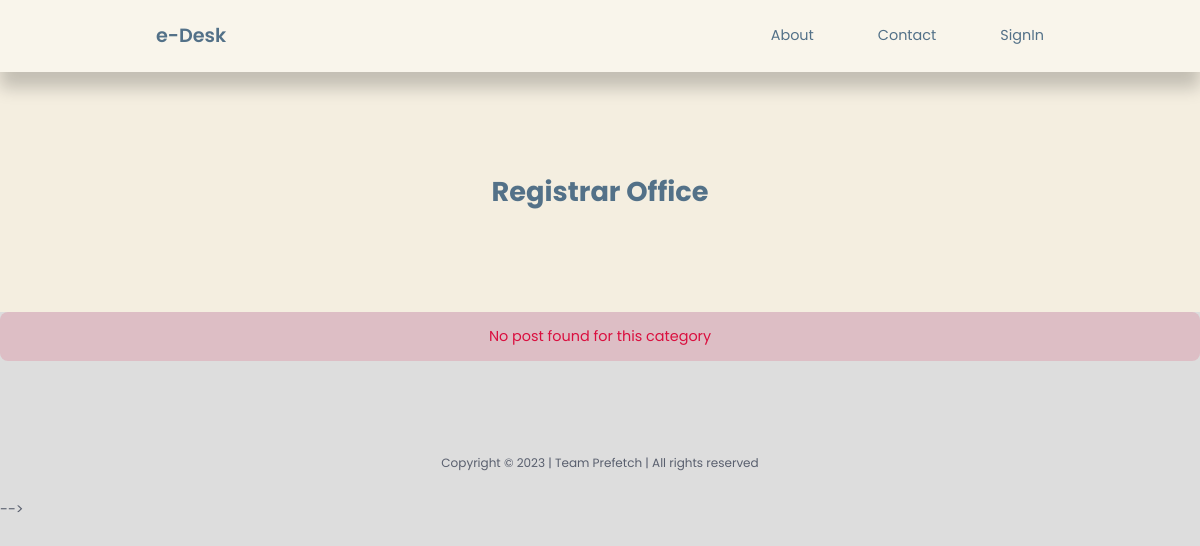
/user/category-posts.php?id=9, run on an earlier commit of the app's database.
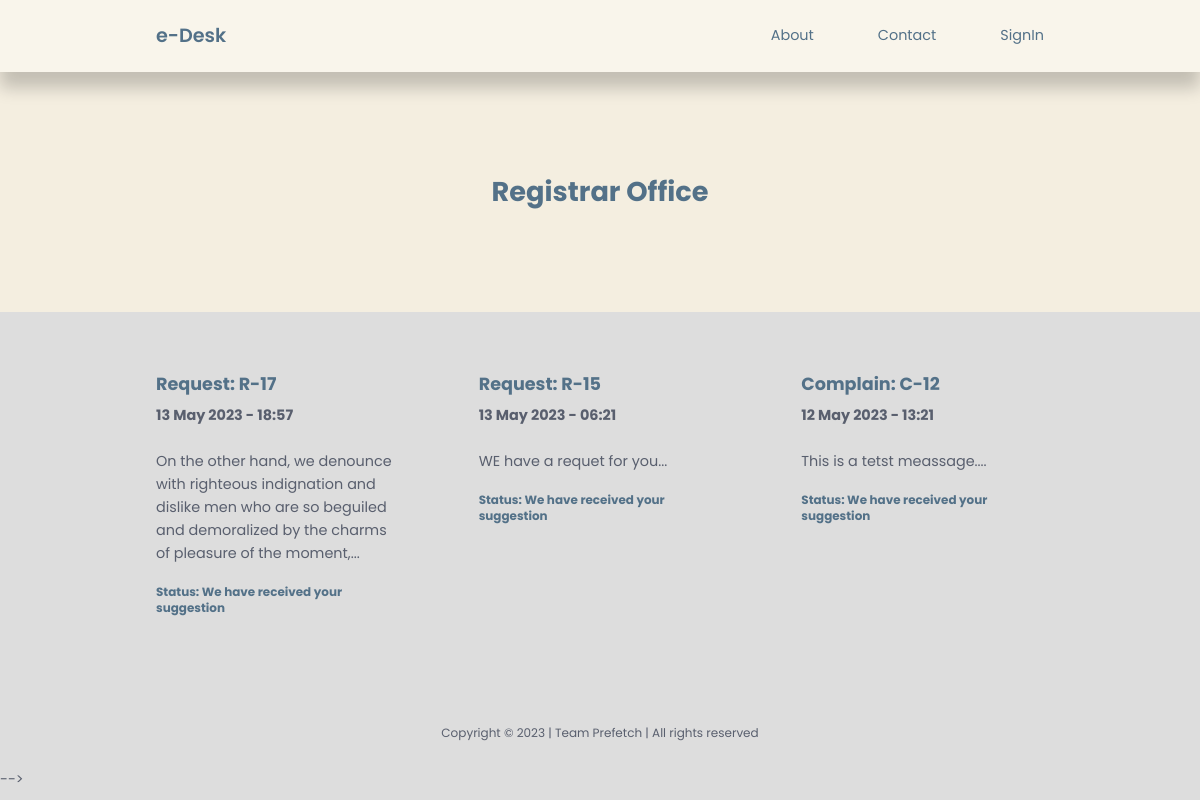
And on a later commit of the database.
### tables this page shows
CREATE TABLE `post` (
  `id` int(20) NOT NULL,
  `title` varchar(255) NOT NULL,
  `body` mediumtext NOT NULL,
  `picture` varchar(255) NOT NULL,
  `office_id` int(20) NOT NULL,
  `author_id` int(20) NOT NULL,
  `user_id` int(20) NOT NULL,
  `type` varchar(255) NOT NULL,
  `date_time` timestamp NOT NULL DEFAULT current_timestamp(),
  `status` varchar(255) NOT NULL,
  `comment` varchar(255) NOT NULL
);

### user/category-posts.php (the view, shortened to what this page needs)
<?php
include 'partials/header.php';
if (isset($_GET['id'])) {
    $id = filter_var($_GET['id'], FILTER_SANITIZE_NUMBER_INT);
    $query = "SELECT * FROM post WHERE office_id=$id ORDER BY date_time DESC";
    $posts = mysqli_query($connection, $query);
} else {
    header('location: ' . ROOT_URL . 'user/user-index.php');
    die();
}
?>
<header class="category__title">
    <h2>
        <?php
        $category_query = "SELECT * FROM adminaddoffice WHERE id=$id";
        $category_result = mysqli_query($connection, $category_query);
        $category = mysqli_fetch_assoc($category_result);
        echo $category['title'];
        ?>
    </h2>
</header>
<?php if (mysqli_num_rows($posts) > 0) : ?>
    <section class="posts">
        <div class="container posts__container">
            <?php while ($post = mysqli_fetch_assoc($posts)) : ?>
                <article class="post">
                    <?php if ($post['user_id']) : ?>
                        <div class="post__info">
                            <h3><?= $post['type'] ?><?= $post['id'] ?></h3>
                            <b><?= date("d M Y - H:i", strtotime($post['date_time'])) ?></b>
                            <p class="post__body">
                                <?= substr($post['body'], 0, 150) ?>...
                            </p>
                            <div class="post__author">
                                <div class="post__author-info">
                                    <h5>Status: We have received your suggestion</h5>
                                </div>
                            </div>
                        </div>
                    <?php endif ?>
                </article>
            <?php endwhile ?>
        </div>
    </section>
<?php else : ?>
    <div class="alert__message error lg">
        <p>No post found for this category</p>
    </div>
<?php endif ?>
<!-- <?php
        include 'partials/footer.php';
        ?> -->

What changed in the data, as far as the page shows it:
added post: type "Request: R-", id "17", date_time "13 May 2023 - 18:57", body "On the other hand, we denounce with righteous indignation and dislike men who are so beguiled and demoralized by the charms of pleasure of the moment,"
added post: type "Request: R-", id "15", date_time "13 May 2023 - 06:21", body "WE have a requet for you"
added post: type "Complain: C-", id "12", date_time "12 May 2023 - 13:21", body "This is a tetst meassage."
Also different on the page:
text no longer shown: "No post found for this category"
